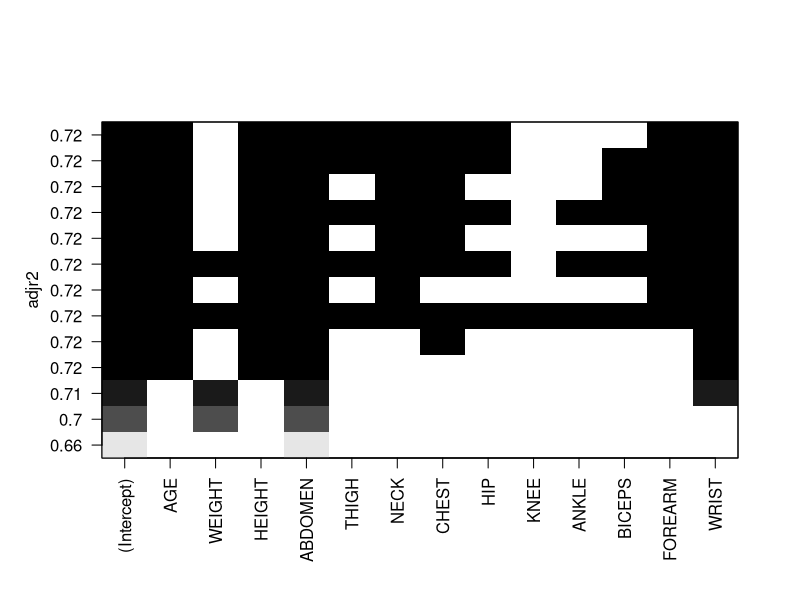
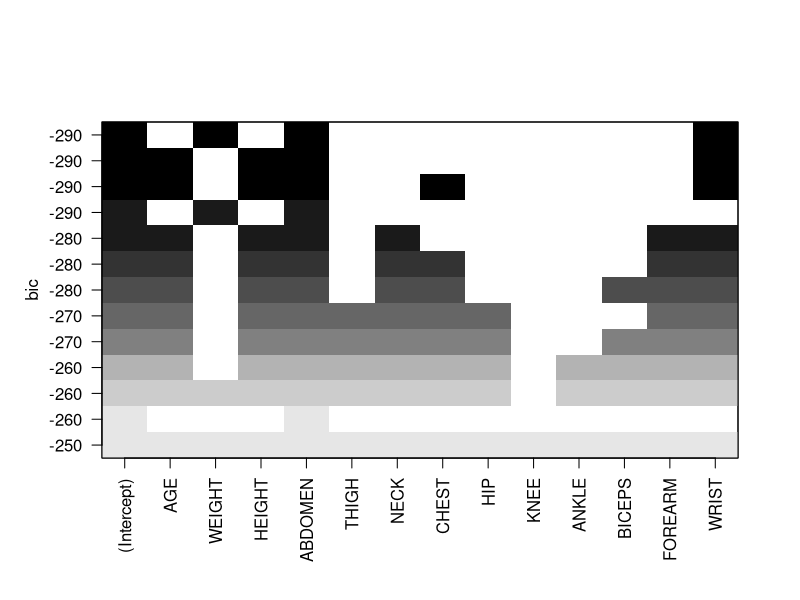
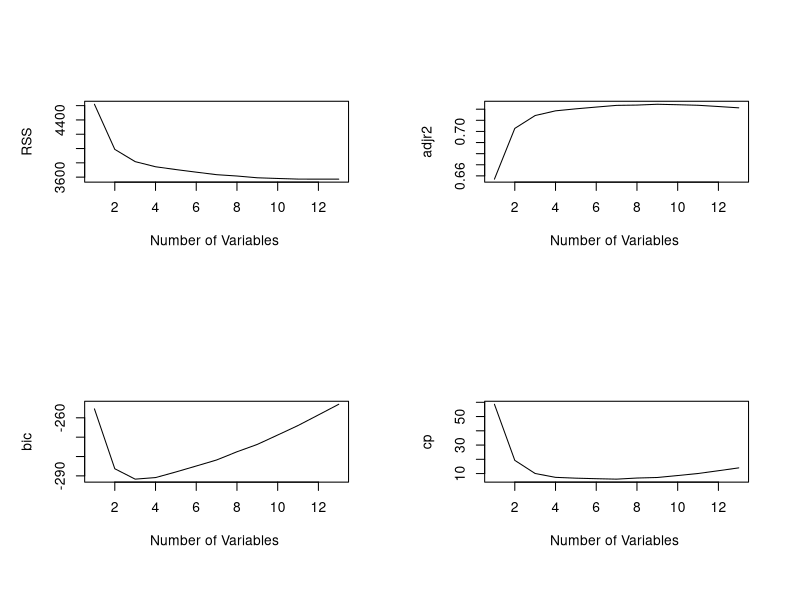
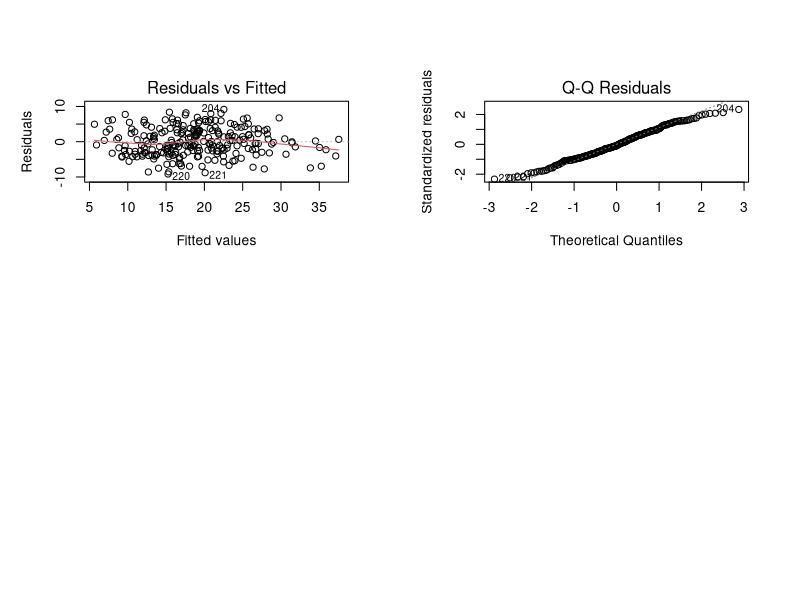

Write the R code that produced these figures, in order.
setwd("~/Desktop/628/Project 1")
d = read.csv("Clean_data 1.csv")

head(d)
summary(d)
attach(d)
names(d)

## Best subset
if(!require(leaps))  install.packages("leaps")  
library(leaps)
fit =  regsubsets(BODYFAT~AGE+WEIGHT+HEIGHT+
                    ABDOMEN+THIGH+NECK+CHEST+
                    HIP+KNEE+ANKLE+BICEPS+FOREARM+WRIST,data = d,nvmax = 13)  

reg.sum = summary(fit)


plot(fit,scale = "adjr2")
plot(fit,scale = "bic")

par(mfrow = c(2,2))
plot(reg.sum$rss,xlab="Number of Variables ",ylab="RSS",type = "l")
plot(reg.sum$adjr2,xlab="Number of Variables ",ylab="adjr2",type = "l")
plot(reg.sum$bic,xlab="Number of Variables ",ylab="bic",type = "l")
plot(reg.sum$cp,xlab="Number of Variables ",ylab="cp",type = "l")


Finalmodel = lm(BODYFAT ~ WEIGHT + ABDOMEN + WRIST,data = d)
summary(Finalmodel)
plot(Finalmodel,c(1,2))
